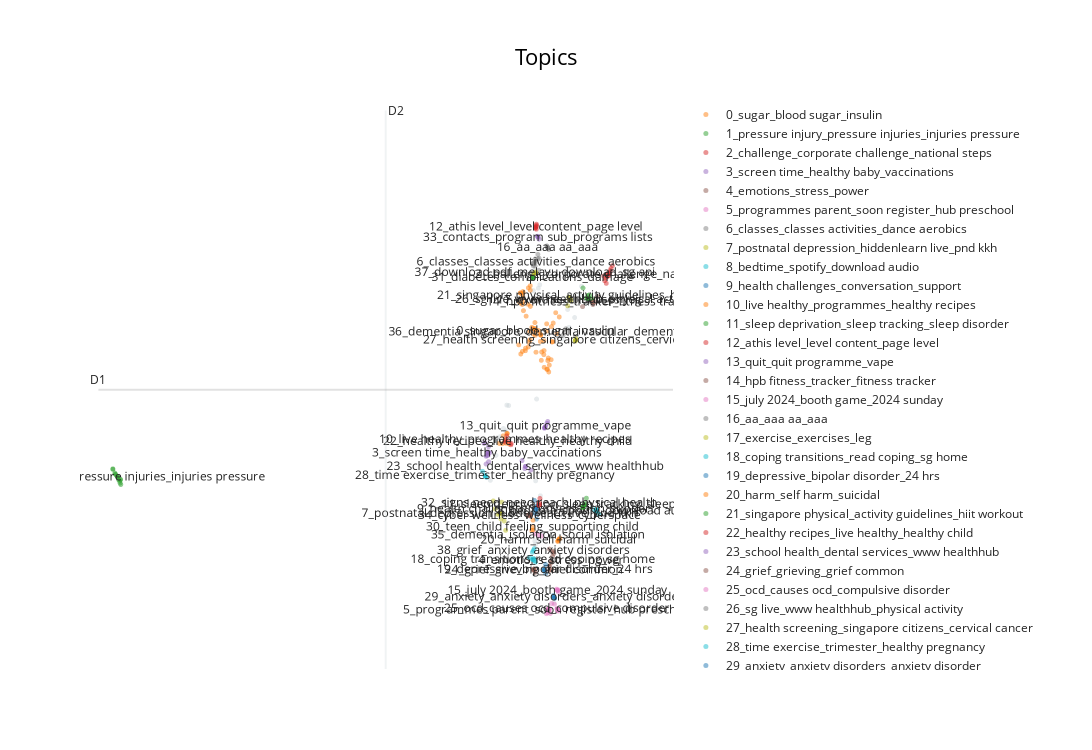

Notebook code cell kept with this figure:
### Code cell
top_topics = topic_model.get_topic_freq()["Topic"].tolist()
embeddings = topic_model.umap_model.embedding_
hover_data = [
    f"{title} - Topic {topic}"
    for title, topic in zip(doc_titles_psb, topics)
]
visualization = topic_model.visualize_documents(
    hover_data,
    reduced_embeddings=embeddings,
    topics=top_topics,
    title="Topics",
)
visualization.show()

### Figure 1 — Plotly figure (JSON) as saved in the notebook; plotly's stock layout.template omitted (floating-point values rounded to 4 significant figures)
{"data": [{"hoverinfo": "text", "hovertext": ["Diabetes Hub: Guide to Managing Diabetes - Topic -1", "MindSG - Topic -1", "Parent Hub: 0-2 Years - Topic -1", "test article - Topic -1", "Care team resources | Diabetes Hub - Topic -1", "Korang OK? - Fun Ways to Stay Active - Topic -1", "You can spot a stroke - Topic -1", "Parent Hub: Quizzes - How Well Do You Know the Nutritional Information Panel (NIP)? - Topic -1", "MindSG - Topic -1", "Parent Hub: Teens - Resources - Topic -1", "Parent Hub: 7-12 Years - Resources - Topic -1", "Take the first step with your loved ones - Topic -1", "MindSG - Topic -1", "MindSG - Topic -1", "Parent Hub: 0-2 Years - Resources - Topic -1", "Parent Hub: 3-6 Years - Nutrition and Healthy Eating - Topic -1", "MindSG - Topic -1", "Parent Hub: We're Expecting - Resources - Topic -1", "Parent Hub: 3-6 Years - Resources - Topic -1", "Diabetes Hub: Guide to Managing Diabetes - Topic -1", "Parent Hub: 3-6 Years - Healthy, Active Family - Topic -1", "Great things start when you MOVE IT! - Topic -1", "Parent Hub: Student Health Centre, Dental Centre - Topic -1", "Diabetes Hub: Guide to Managing Diabetes - Topic -1", "Parent Hub: Grandparents - Resources - Topic -1", "MindSG - Topic -1", "Diabetes Hub: Guide to Managing Diabetes - Topic -1", "Parent Hub: Quizzes - How To Build Positive Self-Esteem in Your Teen - Topic -1", "Parent Hub: 3-6 Years - Common Conditions - Topic -1", "Great things start when you MOVE IT! - Topic -1", null], "marker": {"color": "#CFD8DC", "opacity": 0.5, "size": 5}, "mode": "markers+text", "name": "other", "showlegend": false, "type": "scattergl", "x": [8.6, 8.655, 7.461, 8.662, 8.621, 9.546, 9.466, 7.868, 8.833, 7.896, 9.585, 9.695, 9.364, 9.145, 7.807, 7.629, 8.781, 8.77, 9.513, 8.787, 7.717, 9.849, 7.948, 9.509, 7.867, 8.641, 8.732, 8.168, 7.61, 9.879, 8.687], "y": [10.42, 6.595, 7.562, 7.554, 10.72, 9.867, 10.23, 8.195, 6.778, 8.694, 10.64, 10.01, 9.698, 5.714, 8.342, 8.154, 6.651, 10.51, 10.69, 7.329, 8.22, 10.36, 8.688, 10.14, 8.306, 6.647, 10.46, 7.99, 7.937, 10.49, 8.786]}, {"hoverinfo": "text", "hovertext": ["Diabetes Hub: Guide to Managing Diabetes - Topic 0", "Sleeping well | Diabetes Hub - Topic 0", "Tips for those with Type 1 diabetes | Diabetes Hub - Topic 0", "Partners and acknowledgements | Diabetes Hub - Topic 0", "Medication | Diabetes Hub - Topic 0", "Age Healthier When You Cook Right And Eat Smart - Topic 0", "Stigma of diabetes | Diabetes Hub - Topic 0", "If you are obese | Diabetes Hub - Topic 0", "Insulin therapy | Diabetes Hub - Topic 0", "Practical tips and advice | Diabetes Hub - Topic 0", "Diabetes Hub: Guide to Managing Diabetes - Topic 0", "How diabetes develops | Diabetes Hub - Topic 0", "Traditional and Complementary Medicine | Diabetes Hub - Topic 0", "Nutri-Grade Directory - Topic 0", "Diabetes Hub: Guide to Managing Diabetes - Topic 0", "Meal Log Challenge - Topic 0", "Setting goals | Diabetes Hub - Topic 0", "Diabetes Hub: Guide to Managing Diabetes - Topic 0", "Understanding carbohydrates | Diabetes Hub - Topic 0", "Types of diabetes | Diabetes Hub - Topic 0", "Supporting individuals with diabetes | Diabetes Hub - Topic 0", "Take the first step with your loved ones - Topic 0", "Avoid smoking and drinking | Diabetes Hub - Topic 0", "Monitoring blood sugar for exercise | Diabetes Hub - Topic 0", "Nutritious Foods For A Healthy Diet - Topic 0", "Parent Hub: We're Expecting - Gestational Diabetes - Topic 0", "Diabetes Hub: Guide to Managing Diabetes - Topic 0", "Diabetes Hub: Guide to Managing Diabetes - Topic 0", "Managing stress | Diabetes Hub - Topic 0", "Easy Healthy Recipes - Topic 0", "Nutri-Grade - Topic 0", "Shop with care | Diabetes Hub - Topic 0", "BMI and Calorie Calculator - Topic 0", "Diabetes Hub: Guide to Managing Diabetes - Topic 0", "Hypoglycaemia | Diabetes Hub - Topic 0", "Diabetes Hub: Guide to Managing Diabetes - Topic 0", "BMI and Calorie Calculator - Topic 0", "Travelling overseas | Diabetes Hub - Topic 0", "Diabetes Hub: Guide to Managing Diabetes - Topic 0", "Diabetes Hub: Guide to Managing Diabetes - Topic 0", "Diabetes and stress | Diabetes Hub - Topic 0", "Reduce Your Salt And Sugar Intake - Topic 0", "Diabetes Hub: Guide to Managing Diabetes - Topic 0", "If you have coronary heart disease | Diabetes Hub - Topic 0", "If you have foot ulcers and lower limb pain | Diabetes Hub - Topic 0", "Diabetes Hub: Guide to Managing Diabetes - Topic 0", "Diabetes Hub: Guide to Managing Diabetes - Topic 0", "Emotional well-being | Diabetes Hub - Topic 0", "Foot care | Diabetes Hub - Topic 0", "Treatment targets and monitoring | Diabetes Hub - Topic 0", "Managing finances | Diabetes Hub - Topic 0", "Caregiver stress and tips | Diabetes Hub - Topic 0", "Healthy eating | Diabetes Hub - Topic 0", "Diabetes Hub: Guide to Managing Diabetes - Topic 0", "Self-monitoring of blood sugar | Diabetes Hub - Topic 0", "Diabetes Hub: Guide to Managing Diabetes - Topic 0", "Make Healthy Food & Grocery Choices - Topic 0", "Hyperglycaemia | Diabetes Hub - Topic 0", "Physical activity | Diabetes Hub - Topic 0", "How to manage diabetes | Diabetes Hub - Topic 0", null], "marker": {"opacity": 0.5, "size": 5}, "mode": "markers+text", "name": "0_sugar_blood sugar_insulin", "text": ["", "", "", "", "", "", "", "", "", "", "", "", "", "", "", "", "", "", "", "", "", "", "", "", "", "", "", "", "", "", "", "", "", "", "", "", "", "", "", "", "", "", "", "", "", "", "", "", "", "", "", "", "", "", "", "", "", "", "", "", "0_sugar_blood sugar_insulin"], "textfont": {"size": 12}, "type": "scattergl", "x": [8.322, 8.888, 8.608, 8.792, 8.729, 8.325, 8.997, 8.88, 8.954, 8.642, 8.215, 8.39, 8.634, 8.246, 8.467, 8.518, 9.107, 8.878, 8.484, 8.394, 8.983, 8.319, 9.071, 9.127, 8.325, 8.267, 8.521, 8.253, 8.975, 8.261, 8.338, 8.409, 8.468, 8.461, 8.812, 8.63, 8.52, 8.784, 8.31, 9.194, 8.957, 8.321, 8.602, 9.23, 9.287, 8.513, 8.671, 9.024, 8.652, 8.797, 8.883, 9.009, 8.561, 9.099, 8.786, 8.5, 8.307, 8.82, 9.081, 8.952, 8.676], "y": [10.3, 9.265, 9.765, 9.753, 9.821, 10.41, 9.404, 9.664, 9.919, 9.939, 9.603, 9.515, 9.852, 10.23, 9.572, 10.49, 9.652, 9.455, 9.644, 9.552, 9.367, 10.34, 9.38, 9.931, 10.38, 9.465, 10.18, 10.38, 9.232, 10.38, 10.12, 10.03, 10.46, 10.21, 9.37, 9.835, 10.43, 9.766, 9.504, 10.09, 9.236, 10.24, 9.845, 9.774, 10.02, 9.68, 9.492, 9.298, 9.746, 9.747, 9.516, 9.194, 9.867, 9.646, 9.654, 9.808, 10.21, 9.495, 9.878, 9.811, 9.814]}, {"hoverinfo": "text", "hovertext": ["Pressure Injury Hub - Topic 1", "Pressure Injury Hub - Topic 1", "Pressure Injury Hub - Topic 1", "Pressure Injury Hub - Topic 1", "Pressure Injury Hub - Topic 1", "Pressure Injury Hub - Topic 1", "Pressure Injury Hub - Topic 1", "Pressure Injury Hub - Topic 1", "Pressure Injury Hub - Topic 1", "Pressure Injury Hub - Topic 1", "Pressure Injury Hub - Topic 1", "Pressure Injury Hub - Topic 1", "Pressure Injury Hub - Topic 1", null], "marker": {"opacity": 0.5, "size": 5}, "mode": "markers+text", "name": "1_pressure injury_pressure injuries_injuries pressure", "text": ["", "", "", "", "", "", "", "", "", "", "", "", "", "1_pressure injury_pressure injuries_injuries pressure"], "textfont": {"size": 12}, "type": "scattergl", "x": [-2.338, -2.356, -2.343, -2.436, -2.369, -2.468, -2.35, -2.488, -2.549, -2.495, -2.398, -2.548, -2.42, -2.428], "y": [7.498, 7.52, 7.569, 7.622, 7.55, 7.649, 7.579, 7.656, 7.727, 7.672, 7.573, 7.735, 7.617, 7.613]}, {"hoverinfo": "text", "hovertext": ["Eat, Drink, Shop Healthy Challenge - Topic 2", "National Steps Challenge™ - Topic 2", "National Steps Challenge™ - Topic 2", "National Steps Challenge™ - Topic 2", "National Steps Challenge™ - Topic 2", "National Steps Challenge™ - Topic 2", "National Steps Challenge™ - Topic 2", "National Steps Challenge™ - Topic 2", "National Steps Challenge™ - Topic 2", "National Steps Challenge™ - Topic 2", "National Steps Challenge™ - Topic 2", "National Steps Challenge™ - Topic 2", null], "marker": {"opacity": 0.5, "size": 5}, "mode": "markers+text", "name": "2_challenge_corporate challenge_national steps", "text": ["", "", "", "", "", "", "", "", "", "", "", "", "2_challenge_corporate challenge_national steps"], "textfont": {"size": 12}, "type": "scattergl", "x": [10.54, 10.47, 10.7, 10.59, 10.61, 10.51, 10.66, 10.49, 10.64, 10.56, 10.63, 10.53, 10.58], "y": [10.67, 10.64, 10.8, 10.64, 10.69, 10.61, 10.75, 10.57, 10.72, 10.63, 10.68, 10.53, 10.66]}, {"hoverinfo": "text", "hovertext": ["Parent Hub: 0-2 Years - 1st Few Months - Topic 3", "Parent Hub: 0-2 Years - Baby Care - Topic 3", "Parent Hub: 0-2 Years - Immunisation - Topic 3", "Parent Hub: 0-2 Years - Common Status - Topic 3", "Parent Hub: 0-2 Years - Immunisation - Topic 3", "Parent Hub: 0-2 Years - Healthy Diet - Topic 3", "Parent Hub: 0-2 Years - Growth and Development - Topic 3", "Parent Hub: 0-2 Years - Baby Safety - Topic 3", "Parent Hub: 0-2 Years - Screen Time - Topic 3", "Parent Hub: Student Immunisation And Screening - Topic 3", "Parent Hub: 0-2 Years - View All - Topic 3", null], "marker": {"opacity": 0.5, "size": 5}, "mode": "markers+text", "name": "3_screen time_healthy baby_vaccinations", "text": ["", "", "", "", "", "", "", "", "", "", "", "3_screen time_healthy baby_vaccinations"], "textfont": {"size": 12}, "type": "scattergl", "x": [7.35, 7.364, 7.292, 7.442, 7.367, 7.414, 7.412, 7.411, 7.4, 7.319, 7.348, 7.374], "y": [7.924, 7.937, 8.118, 7.977, 7.991, 7.843, 8.069, 7.989, 7.938, 8.131, 7.807, 7.975]}, {"hoverinfo": "text", "hovertext": ["MindSG - Topic 4", "MindSG - Topic 4", "MindSG - Topic 4", "MindSG - Topic 4", "MindSG - Topic 4", "MindSG - Topic 4", "MindSG - Topic 4", "MindSG - Topic 4", "How are you feeling today? - Topic 4", "MindSG - Topic 4", "MindSG - Topic 4", null], "marker": {"opacity": 0.5, "size": 5}, "mode": "markers+text", "name": "4_emotions_stress_power", "text": ["", "", "", "", "", "", "", "", "", "", "", "4_emotions_stress_power"], "textfont": {"size": 12}, "type": "scattergl", "x": [9.137, 9.082, 9.023, 9.104, 9.029, 9.074, 9.024, 9.11, 8.996, 9.145, 9.042, 9.07], "y": [6.494, 6.211, 6.272, 6.484, 6.525, 6.32, 6.267, 6.416, 6.199, 6.461, 6.213, 6.351]}, {"hoverinfo": "text", "hovertext": ["Parent Hub - Events: Postnatal Workshop - Topic 5", "Parent Hub - Events: Move It - Topic 5", "Parent Hub - Events: Dear Mama, It's Okay Parent-child Workshop - Topic 5", "Parent Hub - Events: Dear Mama, It's Okay, Parent Workshop - Topic 5", "Parent Hub - Events: Dear Papa, It's Okay, Parent-child Workshop - Topic 5", "Parent Hub - Events: Eat Right Feel Right Grandparents Edition - Topic 5", "Parent Hub - Events: Family Fun Time - Topic 5", "Parent Hub - Events: Eat Right Feel Right - Topic 5", "Parent Hub - Events - Topic 5", "Parent Hub - Events Positive Parenting Programme - Topic 5", null], "marker": {"opacity": 0.5, "size": 5}, "mode": "markers+text", "name": "5_programmes parent_soon register_hub preschool", "text": ["", "", "", "", "", "", "", "", "", "", "5_programmes parent_soon register_hub preschool"], "textfont": {"size": 12}, "type": "scattergl", "x": [8.974, 8.986, 8.947, 9.051, 9.03, 9.083, 9.019, 8.993, 9.02, 8.981, 9.008], "y": [5.599, 5.621, 5.551, 5.555, 5.63, 5.706, 5.595, 5.62, 5.615, 5.568, 5.606]}, {"hoverinfo": "text", "hovertext": ["test72 - Topic 6", "Diabetes Hub: Guide to Managing Diabetes - Topic 6", "test - Topic 6", "1test-sub-sya333 - Topic 6", "Great things start when you MOVE IT! - Topic 6", "Program Sub level 1 - Topic 6", "Parent Hub: Stay Positive - Resources - Topic 6", "1tes23 - Topic 6", "Screen for Life - National Health Screening Programme - Topic 6", "1test programsub1 - Topic 6", null], "marker": {"opacity": 0.5, "size": 5}, "mode": "markers+text", "name": "6_classes_classes activities_dance aerobics", "text": ["", "", "", "", "", "", "", "", "", "", "6_classes_classes activities_dance aerobics"], "textfont": {"size": 12}, "type": "scattergl", "x": [8.578, 8.721, 8.645, 8.646, 8.746, 8.642, 8.72, 8.6, 8.749, 8.605, 8.665], "y": [10.83, 10.97, 10.89, 10.79, 10.73, 10.86, 10.9, 10.79, 10.91, 10.83, 10.85]}, {"hoverinfo": "text", "hovertext": ["Bonding With Baby - Topic 7", "Take Time To Care For Yourself - Topic 7", "Parent Hub - Depression Scale - Topic 7", "Parent Hub: We're Expecting - Topic 7", "Happy 1-Year Old! - Topic 7", "Time For Baby, Time For Mummy And Daddy - Topic 7", "Separation Anxiety - Topic 7", "Be Gentle With Yourself - Topic 7", "Is Your Baby Throwing Things Around? - Topic 7", null], "marker": {"opacity": 0.5, "size": 5}, "mode": "markers+text", "name": "7_postnatal depression_hiddenlearn live_pnd kkh", "text": ["", "", "", "", "", "", "", "", "", "7_postnatal depression_hiddenlearn live_pnd kkh"], "textfont": {"size": 12}, "type": "scattergl", "x": [7.738, 7.658, 7.866, 7.539, 7.738, 7.706, 7.83, 7.584, 7.761, 7.713], "y": [7.063, 7.048, 6.808, 7.251, 6.98, 7.071, 6.948, 7.131, 7.232, 7.059]}, {"hoverinfo": "text", "hovertext": ["3 - 6 Years: Good Sleep Captain Sleep - Topic 8", "sleep-test - Topic 8", "MindSG - Topic 8", "Parent Hub: 0-2 Years - Baby Sleep - Topic 8", "3 - 6 Years: Good Sleep Captain Sleep - Topic 8", "3 - 6 Years: Good Sleep Captain Sleep - Topic 8", "3 - 6 Years: Good Sleep Captain Sleep - Topic 8", "3 - 6 Years: Good Sleep Captain Sleep - Topic 8", null], "marker": {"opacity": 0.5, "size": 5}, "mode": "markers+text", "name": "8_bedtime_spotify_download audio", "text": ["", "", "", "", "", "", "", "", "8_bedtime_spotify_download audio"], "textfont": {"size": 12}, "type": "scattergl", "x": [10.27, 10.27, 10.21, 10.29, 10.28, 10.34, 10.27, 10.28, 10.28], "y": [7.094, 7.091, 7.12, 7.11, 7.104, 7.053, 7.117, 7.114, 7.1]}, {"hoverinfo": "text", "hovertext": ["MindSG - Topic 9", "MindSG - Topic 9", "MindSG - Topic 9", "MindSG - Topic 9", "Hi #JustCheckingIn - Topic 9", "MindSG - Topic 9", "MindSG - Topic 9", null], "marker": {"opacity": 0.5, "size": 5}, "mode": "markers+text", "name": "9_health challenges_conversation_support", "text": ["", "", "", "", "", "", "", "9_health challenges_conversation_support"], "textfont": {"size": 12}, "type": "scattergl", "x": [8.698, 8.682, 8.648, 8.706, 8.627, 8.645, 8.657, 8.666], "y": [7.166, 6.977, 7.14, 7.181, 7.259, 7.065, 7.113, 7.129]}, {"hoverinfo": "text", "hovertext": ["Parent Hub: 3-6 Years - View All - Topic 10", "Parent Hub: 3-6 Years - Topic 10", "Parent Hub: 7-12 Years - Sparkly Teeth and Eyes - Topic 10", "Parent Hub: 7-12 Years - Building Bonds - Topic 10", "Parent Hub: 3-6 Years - Oral Care and Eye Care - Topic 10", "Parent Hub: 7-12 Years - Healthy at School - Topic 10", "Parent Hub: 3-6 Years - Safety and Hygiene - Topic 10", null], "marker": {"opacity": 0.5, "size": 5}, "mode": "markers+text", "name": "10_live healthy_programmes_healthy recipes", "text": ["", "", "", "", "", "", "", "10_live healthy_programmes_healthy recipes"], "textfont": {"size": 12}, "type": "scattergl", "x": [7.699, 7.802, 7.898, 7.956, 7.778, 7.912, 7.873, 7.845], "y": [8.118, 8.233, 8.266, 8.11, 8.114, 8.267, 8.12, 8.176]}, {"hoverinfo": "text", "hovertext": ["MindSG - Topic 11", "MindSG - Topic 11", "MindSG - Topic 11", "MindSG - Topic 11", "MindSG - Topic 11", "MindSG - Topic 11", null], "marker": {"opacity": 0.5, "size": 5}, "mode": "markers+text", "name": "11_sleep deprivation_sleep tracking_sleep disorder", "text": ["", "", "", "", "", "", "11_sleep deprivation_sleep tracking_sleep disorder"], "textfont": {"size": 12}, "type": "scattergl", "x": [9.933, 9.908, 9.986, 10.01, 9.945, 9.922, 9.95], "y": [7.168, 7.149, 7.214, 7.293, 7.186, 7.168, 7.196]}, {"hoverinfo": "text", "hovertext": ["level-3 - Topic 12", "level-1 - Topic 12", "level-2 - Topic 12", "test page level 1 - 14-10-2020 - Topic 12", "test page level 3-14-10-2020 - Topic 12", "test page level 2-14-10-2020 - Topic 12", null], "marker": {"opacity": 0.5, "size": 5}, "mode": "markers+text", "name": "12_athis level_level content_page level", "text": ["", "", "", "", "", "", "12_athis level_level content_page level"], "textfont": {"size": 12}, "type": "scattergl", "x": [8.683, 8.678, 8.653, 8.681, 8.66, 8.68, 8.673], "y": [11.4, 11.39, 11.37, 11.42, 11.36, 11.35, 11.38]}, {"hoverinfo": "text", "hovertext": ["Vape - Topic 13", "Vape - Topic 13", "Vape - Topic 13", "Korang OK? - IQuit for Good - Topic 13", "Vape - Topic 13", "Vape - Topic 13", null], "marker": {"opacity": 0.5, "size": 5}, "mode": "markers+text", "name": "13_quit_quit programme_vape", "text": ["", "", "", "", "", "", "13_quit_quit programme_vape"], "textfont": {"size": 12}, "type": "scattergl", "x": [8.904, 8.906, 8.892, 8.982, 8.902, 8.962, 8.924], "y": [8.357, 8.354, 8.346, 8.448, 8.354, 8.421, 8.38]}, {"hoverinfo": "text", "hovertext": ["National Steps Challenge™ - Topic 14", "MindSG - Topic 14", "FAQs - Topic 14", "National Steps Challenge™ - Topic 14", "HPB Rewards Programme - Topic 14", "Screen for Life - National Health Screening Programme - Topic 14", null], "marker": {"opacity": 0.5, "size": 5}, "mode": "markers+text", "name": "14_hpb fitness_tracker_fitness tracker", "text": ["", "", "", "", "", "", "14_hpb fitness_tracker_fitness tracker"], "textfont": {"size": 12}, "type": "scattergl", "x": [10.18, 10.3, 10.18, 10.18, 10.23, 9.906, 10.16], "y": [10.27, 10.33, 10.21, 10.25, 10.25, 10.18, 10.25]}, {"hoverinfo": "text", "hovertext": ["Parent Hub - Events: Mental Well-Being Workshops for Parents - Topic 15", "Parent Hub - Events: Into the Hawkerverse - Topic 15", "Parent Hub - Events: Your Child's First Influencer - Topic 15", "Parent Hub: Child Health Booklet - Topic 15", "Parent Hub - Events: Family Fun Time Carnival - Topic 15", null], "marker": {"opacity": 0.5, "size": 5}, "mode": "markers+text", "name": "15_july 2024_booth game_2024 sunday", "text": ["", "", "", "", "", "15_july 2024_booth game_2024 sunday"], "textfont": {"size": 12}, "type": "scattergl", "x": [9.248, 9.214, 9.233, 9.262, 9.251, 9.242], "y": [5.899, 5.922, 5.906, 5.875, 5.914, 5.903]}, {"hoverinfo": "text", "hovertext": ["Diabetes Hub: Food Diet - Topic 16", "Diabetes Hub: Diabetes Management - Topic 16", "Persona A - Topic 16", "Diabetes Hub: Exercise Activity - Topic 16", "Persona B - Topic 16", null], "marker": {"opacity": 0.5, "size": 5}, "mode": "markers+text", "name": "16_aa_aaa aa_aaa", "text": ["", "", "", "", "", "16_aa_aaa aa_aaa"], "textfont": {"size": 12}, "type": "scattergl", "x": [8.981, 8.983, 9.008, 8.958, 8.974, 8.981], "y": [11.06, 11.06, 11.04, 11.09, 11.08, 11.07]}, {"hoverinfo": "text", "hovertext": ["7 Easy Exercises to an Active Lifestyle (Step-by-step Guide) - Topic 17", "Diabetes Hub: Guide to Managing Diabetes - Topic 17", "You can prevent falls - Topic 17", "7 Easy Exercises to an Active Lifestyle - Topic 17", "You Can Get Moving - Topic 17", null], "marker": {"opacity": 0.5, "size": 5}, "mode": "markers+text", "name": "17_exercise_exercises_leg", "text": ["", "", "", "", "", "17_exercise_exercises_leg"], "textfont": {"size": 12}, "type": "scattergl", "x": [9.599, 9.511, 9.563, 9.601, 9.536, 9.562], "y": [10.26, 10.19, 10.32, 10.29, 10.32, 10.28]}, {"hoverinfo": "text", "hovertext": ["MindSG - Topic 18", "MindSG - Topic 18", "MindSG - Topic 18", "MindSG - Topic 18", "MindSG - Topic 18", null], "marker": {"opacity": 0.5, "size": 5}, "mode": "markers+text", "name": "18_coping transitions_read coping_sg home", "text": ["", "", "", "", "", "18_coping transitions_read coping_sg home"], "textfont": {"size": 12}, "type": "scattergl", "x": [8.653, 8.605, 8.634, 8.498, 8.576, 8.593], "y": [6.329, 6.387, 6.352, 6.398, 6.369, 6.367]}, {"hoverinfo": "text", "hovertext": ["MindSG - Topic 19", "MindSG - Topic 19", "MindSG - Topic 19", "MindSG - Topic 19", "MindSG - Topic 19", null], "marker": {"opacity": 0.5, "size": 5}, "mode": "markers+text", "name": "19_depressive_bipolar disorder_24 hrs", "text": ["", "", "", "", "", "19_depressive_bipolar disorder_24 hrs"], "textfont": {"size": 12}, "type": "scattergl", "x": [8.927, 8.878, 8.892, 8.926, 8.891, 8.903], "y": [6.159, 6.224, 6.211, 6.292, 6.199, 6.217]}, {"hoverinfo": "text", "hovertext": ["MindSG - Topic 20", "MindSG - Topic 20", "MindSG - Topic 20", "MindSG - Topic 20", "MindSG - Topic 20", null], "marker": {"opacity": 0.5, "size": 5}, "mode": "markers+text", "name": "20_harm_self harm_suicidal", "text": ["", "", "", "", "", "20_harm_self harm_suicidal"], "textfont": {"size": 12}, "type": "scattergl", "x": [9.281, 9.276, 9.303, 9.256, 9.245, 9.272], "y": [6.672, 6.672, 6.691, 6.65, 6.641, 6.665]}, {"hoverinfo": "text", "hovertext": ["Great things start when you MOVE IT! - Topic 21", "Great things start when you MOVE IT! - Topic 21", "Great things start when you MOVE IT! - Topic 21", "Great things start when you MOVE IT! - Topic 21", "Great things start when you MOVE IT! - Topic 21", null], "marker": {"opacity": 0.5, "size": 5}, "mode": "markers+text", "name": "21_singapore physical_activity guidelines_hiit workout", "text": ["", "", "", "", "", "21_singapore physical_activity guidelines_hiit workout"], "textfont": {"size": 12}, "type": "scattergl", "x": [10.04, 10.01, 10.09, 9.917, 10.14, 10.04], "y": [10.3, 10.31, 10.36, 10.46, 10.31, 10.35]}, {"hoverinfo": "text", "hovertext": ["Parent Hub: Quizzes - How To Keep Your Child Fit and Active - Topic 22", "Parent Hub: 7-12 Years - View All - Topic 22", "Parent Hub: 7-12 Years - Emotional Health - Topic 22", "Parent Hub: Recipes - Topic 22", "Parent Hub: 7-12 Years - Healthy Eating - Topic 22", null], "marker": {"opacity": 0.5, "size": 5}, "mode": "markers+text", "name": "22_healthy recipes_live healthy_healthy child", "text": ["", "", "", "", "", "22_healthy recipes_live healthy_healthy child"], "textfont": {"size": 12}, "type": "scattergl", "x": [8.015, 7.848, 8.005, 7.869, 7.895, 7.926], "y": [8.117, 8.138, 8.097, 8.166, 8.232, 8.15]}, {"hoverinfo": "text", "hovertext": ["Parent Hub: Teens - Topic 23", "Parent Hub: Teens - Emotional Health - Topic 23", "Parent Hub: 7-12 Years - Topic 23", "Parent Hub: Teens - View All - Topic 23", null], "marker": {"opacity": 0.5, "size": 5}, "mode": "markers+text", "name": "23_school health_dental services_www healthhub", "text": ["", "", "", "", "23_school health_dental services_www healthhub"], "textfont": {"size": 12}, "type": "scattergl", "x": [8.533, 8.373, 8.3, 8.385, 8.398], "y": [7.715, 7.738, 7.858, 7.772, 7.771]}, {"hoverinfo": "text", "hovertext": ["MindSG - Topic 24", "MindSG - Topic 24", "MindSG - Topic 24", "MindSG - Topic 24", null], "marker": {"opacity": 0.5, "size": 5}, "mode": "markers+text", "name": "24_grief_grieving_grief common", "text": ["", "", "", "", "24_grief_grieving_grief common"], "textfont": {"size": 12}, "type": "scattergl", "x": [8.621, 8.614, 8.596, 8.648, 8.62], "y": [6.225, 6.22, 6.213, 6.175, 6.208]}, {"hoverinfo": "text", "hovertext": ["MindSG - Topic 25", "MindSG - Topic 25", "MindSG - Topic 25", "MindSG - Topic 25", null], "marker": {"opacity": 0.5, "size": 5}, "mode": "markers+text", "name": "25_ocd_causes ocd_compulsive disorder", "text": ["", "", "", "", "25_ocd_causes ocd_compulsive disorder"], "textfont": {"size": 12}, "type": "scattergl", "x": [9.242, 9.16, 9.244, 9.26, 9.226], "y": [5.623, 5.695, 5.604, 5.593, 5.629]}, {"hoverinfo": "text", "hovertext": ["Great things start when you MOVE IT! - Topic 26", "Great things start when you MOVE IT! - Topic 26", "Great things start when you MOVE IT! - Topic 26", "Great things start when you MOVE IT! - Topic 26", null], "marker": {"opacity": 0.5, "size": 5}, "mode": "markers+text", "name": "26_sg live_www healthhub_physical activity", "text": ["", "", "", "", "26_sg live_www healthhub_physical activity"], "textfont": {"size": 12}, "type": "scattergl", "x": [9.765, 9.716, 9.714, 9.703, 9.725], "y": [10.29, 10.31, 10.26, 10.28, 10.29]}, {"hoverinfo": "text", "hovertext": ["Screen for Life - National Health Screening Programme - Topic 27", "Korang OK? - Screen for Life - Topic 27", "See, Hear & Eat Better - Topic 27", "Take the first step with your loved ones - Topic 27", null], "marker": {"opacity": 0.5, "size": 5}, "mode": "markers+text", "name": "27_health screening_singapore citizens_cervical cancer", "text": ["", "", "", "", "27_health screening_singapore citizens_cervical cancer"], "textfont": {"size": 12}, "type": "scattergl", "x": [9.708, 9.709, 9.733, 9.731, 9.72], "y": [9.658, 9.667, 9.68, 9.694, 9.675]}, {"hoverinfo": "text", "hovertext": ["Parent Hub: We're Expecting - View All - Topic 28", "Parent Hub: We're Expecting - Trimester 1 - Topic 28", "Parent Hub: We're Expecting - Trimester 3 - Topic 28", "Parent Hub: We're Expecting - Trimester 2 - Topic 28", null], "marker": {"opacity": 0.5, "size": 5}, "mode": "markers+text", "name": "28_time exercise_trimester_healthy pregnancy", "text": ["", "", "", "", "28_time exercise_trimester_healthy pregnancy"], "textfont": {"size": 12}, "type": "scattergl", "x": [7.362, 7.324, 7.253, 7.33, 7.317], "y": [7.606, 7.624, 7.698, 7.623, 7.638]}, {"hoverinfo": "text", "hovertext": ["MindSG - Topic 29", "MindSG - Topic 29", "MindSG - Topic 29", "MindSG - Topic 29", null], "marker": {"opacity": 0.5, "size": 5}, "mode": "markers+text", "name": "29_anxiety_anxiety disorders_anxiety disorder", "text": ["", "", "", "", "29_anxiety_anxiety disorders_anxiety disorder"], "textfont": {"size": 12}, "type": "scattergl", "x": [9.145, 9.164, 9.161, 9.132, 9.151], "y": [5.807, 5.786, 5.784, 5.826, 5.801]}, {"hoverinfo": "text", "hovertext": ["MindSG - Topic 30", "MindSG - Topic 30", "MindSG - Topic 30", null], "marker": {"opacity": 0.5, "size": 5}, "mode": "markers+text", "name": "30_teen_child feeling_supporting child", "text": ["", "", "", "30_teen_child feeling_supporting child"], "textfont": {"size": 12}, "type": "scattergl", "x": [8.597, 8.559, 8.593, 8.583], "y": [6.811, 6.804, 6.961, 6.858]}, {"hoverinfo": "text", "hovertext": ["Be Aware - What is diabetes - Topic 31", "Diabetes Hub: Guide to Managing Diabetes - Topic 31", "Dental care | Diabetes Hub - Topic 31", null], "marker": {"opacity": 0.5, "size": 5}, "mode": "markers+text", "name": "31_diabetes_complications_damage", "text": ["", "", "", "31_diabetes_complications_damage"], "textfont": {"size": 12}, "type": "scattergl", "x": [8.587, 8.582, 8.581, 8.583], "y": [10.63, 10.61, 10.61, 10.62]}, {"hoverinfo": "text", "hovertext": ["Take the first step with your loved ones - Topic 32", "Diabetes Hub: Guide to Managing Diabetes - Topic 32", "Korang OK? - Mental Well-being - Topic 32", null], "marker": {"opacity": 0.5, "size": 5}, "mode": "markers+text", "name": "32_signs need_need reach_physical health", "text": ["", "", "", "32_signs need_need reach_physical health"], "textfont": {"size": 12}, "type": "scattergl", "x": [8.776, 8.743, 8.765, 8.761], "y": [7.289, 7.186, 7.192, 7.222]}, {"hoverinfo": "text", "hovertext": ["Our Team - Topic 33", "About Us - Topic 33", "Dr Kimberly Douglas - Topic 33", null], "marker": {"opacity": 0.5, "size": 5}, "mode": "markers+text", "name": "33_contacts_program sub_programs lists", "text": ["", "", "", "33_contacts_program sub_programs lists"], "textfont": {"size": 12}, "type": "scattergl", "x": [8.71, 8.717, 8.748, 8.725], "y": [11.24, 11.23, 11.2, 11.22]}, {"hoverinfo": "text", "hovertext": ["MindSG - Topic 34", "MindSG - Topic 34", "MindSG - Topic 34", null], "marker": {"opacity": 0.5, "size": 5}, "mode": "markers+text", "name": "34_cyber wellness_wellness_cyberspace", "text": ["", "", "", "34_cyber wellness_wellness_cyberspace"], "textfont": {"size": 12}, "type": "scattergl", "x": [8.531, 8.523, 8.46, 8.505], "y": [7.047, 7.023, 7.031, 7.034]}, {"hoverinfo": "text", "hovertext": ["MindSG - Topic 35", "MindSG - Topic 35", null], "marker": {"opacity": 0.5, "size": 5}, "mode": "markers+text", "name": "35_dementia_isolation_social isolation", "text": ["", "", "35_dementia_isolation_social isolation"], "textfont": {"size": 12}, "type": "scattergl", "x": [8.815, 8.639, 8.727], "y": [6.722, 6.755, 6.739]}, {"hoverinfo": "text", "hovertext": ["Let’s talk about Vascular Dementia - Topic 36", "Healthy Lifestyle Programmes to Live Healthier - Topic 36", null], "marker": {"opacity": 0.5, "size": 5}, "mode": "markers+text", "name": "36_dementia singapore_dementia vascular_dementia common", "text": ["", "", "36_dementia singapore_dementia vascular_dementia common"], "textfont": {"size": 12}, "type": "scattergl", "x": [9.388, 9.464, 9.426], "y": [9.747, 9.846, 9.796]}, {"hoverinfo": "text", "hovertext": ["Diabetes Hub: Guide to Managing Diabetes - Topic 37", "Download resources | Diabetes Hub - Topic 37", null], "marker": {"opacity": 0.5, "size": 5}, "mode": "markers+text", "name": "37_download pdf_melayu download_sg api", "text": ["", "", "37_download pdf_melayu download_sg api"], "textfont": {"size": 12}, "type": "scattergl", "x": [8.622, 8.664, 8.643], "y": [10.68, 10.7, 10.69]}, {"hoverinfo": "text", "hovertext": ["MindSG - Topic 38", "MindSG - Topic 38", null], "marker": {"opacity": 0.5, "size": 5}, "mode": "markers+text", "name": "38_grief_anxiety_anxiety disorders", "text": ["", "", "38_grief_anxiety_anxiety disorders"], "textfont": {"size": 12}, "type": "scattergl", "x": [8.625, 8.572, 8.598], "y": [6.533, 6.477, 6.505]}], "layout": {"annotations": [{"showarrow": false, "text": "D1", "x": -2.931, "y": 8.926, "yshift": 10}, {"showarrow": false, "text": "D2", "x": 4.686, "xshift": 10, "y": 13.13}], "height": 750, "shapes": [{"line": {"color": "#CFD8DC", "width": 2}, "type": "line", "x0": 4.686, "x1": 4.686, "y0": 4.719, "y1": 13.13}, {"line": {"color": "#9E9E9E", "width": 2}, "type": "line", "x0": -2.931, "x1": 12.3, "y0": 8.926, "y1": 8.926}], "title": {"font": {"color": "Black", "size": 22}, "text": "Topics", "x": 0.5, "xanchor": "center", "yanchor": "top"}, "width": 1200, "xaxis": {"visible": false}, "yaxis": {"visible": false}}}
